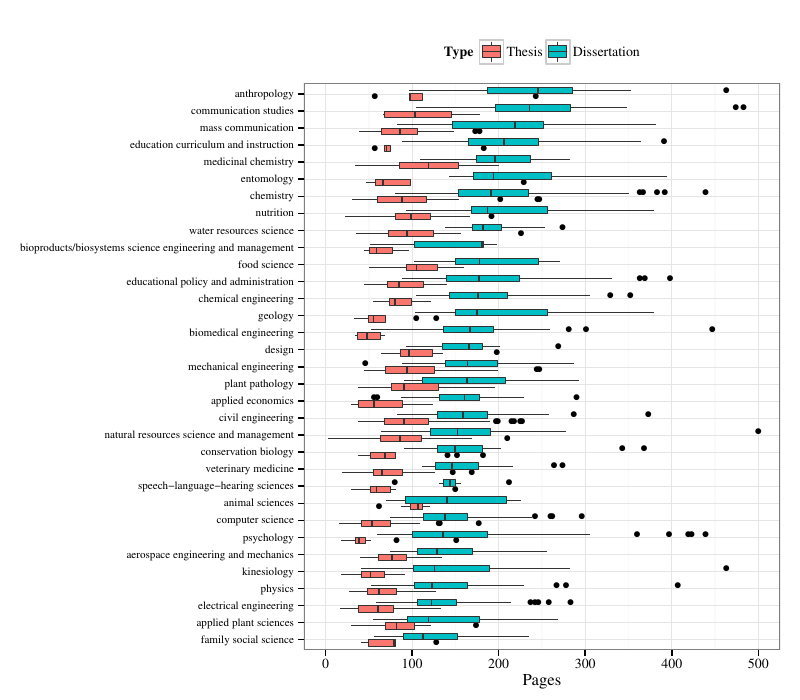

The script that saved this image:
# plots comparing thesis, dissertation data

# load data
load('thes_parse.RData')
load('diss_parse.RData')

# remove outliers
thes_parse <- thes_parse[thes_parse$Pages <= 250, ]
diss_parse <- diss_parse[diss_parse$Pages <= 500, ]

# combine data
thes <- data.frame(thes_parse, Type = 'Thesis')
diss <- data.frame(diss_parse, Type = 'Dissertation')
all_dat <- rbind(thes, diss)

######
# histogram all majors

# pdf
pdf('all_hist.pdf', width = 6, height = 6, family = 'serif')
all_hist <- ggplot(all_dat, aes(x = Pages, fill = Type)) +
  geom_histogram(binwidth = 10, alpha = 0.6) + 
  theme_bw() +
  scale_x_continuous(limits = c(0, 500)) +
  theme(legend.position = 'top') +
  ylab('Count') +
  xlab('Number of pages')
print(all_hist)
dev.off()

# jpeg
jpeg('all_hist.jpg', width = 6, height = 6, family = 'serif', units = 'in', 
     res = 600)
all_hist <- ggplot(all_dat, aes(x = Pages, fill = Type)) +
  geom_histogram(binwidth = 10, alpha = 0.6) + 
  theme_bw() +
  scale_x_continuous(limits = c(0, 500)) +
  theme(legend.position = 'top') +
  ylab('Count') +
  xlab('Number of pages')
print(all_hist)
dev.off()

######
# boxplots by major, dissertations and theses

# find majors that are common to both datasets
match_maj <- intersect(unique(thes$Major), unique(diss$Major))
all_dat <- all_dat[all_dat$Major %in% match_maj, ]

# median page lengthy by dissertation
med_pgs <- ddply(all_dat,
                 .(Major, Type), 
                 summarize, 
                 median = quantile(Pages, 0.5)
)
med_pgs <- med_pgs[order(med_pgs$media),]
med_pgs <- med_pgs[med_pgs$Type == 'Dissertation', ]
med_pgs <- med_pgs[order(med_pgs$median), ]

# reorder major as factor by median page length
all_dat$Major <- factor(all_dat$Major, labels = med_pgs$Major, 
                       levels = med_pgs$Major)

# pdf
pdf('all_plo.pdf', family = 'serif', width = 8, height = 7)
all_plo <- ggplot(all_dat, aes(x = Major, y = Pages, fill = Type)) + 
  geom_boxplot(lwd = 0.3) + 
  ylim(0,500) + 
  coord_flip() +
  theme_bw() +
  theme(legend.position = "top", axis.title.y = element_blank(), 
        axis.text.y = element_text(size = 8))
print(all_plo)
dev.off()

# jpg
jpeg('all_plo.jpg', family = 'serif', width = 8, height = 7, units = 'in',
     res = 600)
all_plo <- ggplot(all_dat, aes(x = Major, y = Pages, fill = Type)) + 
  geom_boxplot(lwd = 0.3) + 
  ylim(0,500) + 
  coord_flip() +
  theme_bw() +
  theme(legend.position = "top", axis.title.y = element_blank(), 
        axis.text.y = element_text(size = 8))
print(all_plo)
dev.off()

####
# some stats
mod <- lm(Pages ~ Type, data = all_dat)

mod_ran <- lme(fixed = Pages ~ Type, random = ~ 1|Major, data = all_dat)
